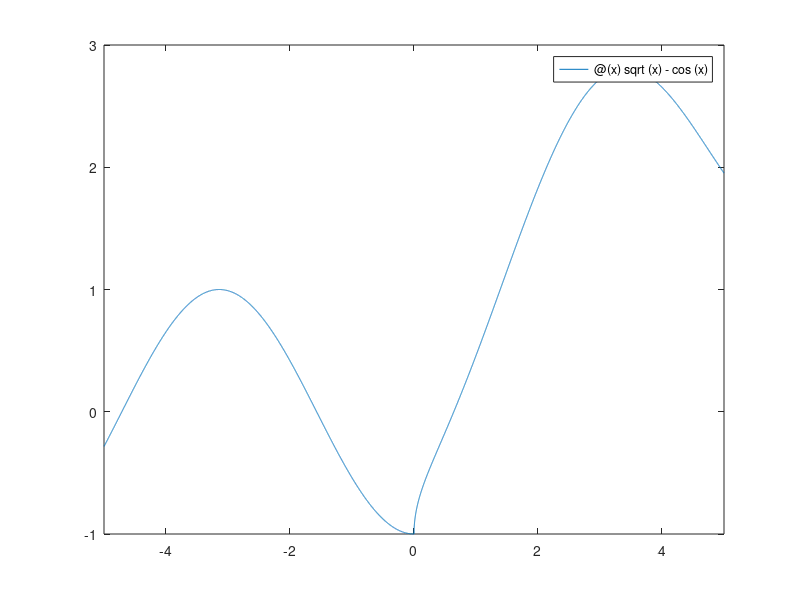

This chart was generated by the following MATLAB code: (Note: this script raises an error after producing the figure.)
%% 
% Question 1.a - bisection method

func1 = @(x) sqrt(x) - cos(x);

a1 = 0;
b1 = 1;

max_iter = 100;
tol = 1e-5;
%% 
% plotting the func1

figure
fplot(func1)
yline(0)
figure
fplot(func1, [0, 50])
yline(0)
%%
[root1, iter1, tab1] = bisection_method_function(...
    a1, b1, tol, max_iter, func1 ...
);
fprintf("Root: %.6f, Iterations: %d\n", root1, iter1)
disp(tab1)
%% 
% Question 1.b - bisection method

func2 = @(x) x.^4 - 2.*x.^3 - 4.*x.^2 + 4.*x + 4;

intervals = [-2, -1; -1, 0; 1, 2; 2, 3];
%%
figure
fplot(func2)
yline(0)
figure
fplot(func2, [-2, -1])
yline(0)
figure
fplot(func2, [-1, 0])
yline(0)
figure
fplot(func2, [1, 2])
yline(0)
figure
fplot(func2, [2, 3])
yline(0)
% 4 roots
%%
for interval = intervals'
    a = interval(1);
    b = interval(2);

    [root, iter, table] = bisection_method_function(...
        a, b, tol, max_iter, func2 ...
    );
    fprintf("Root: %.6f, Iterations: %d\n", root, iter)
    disp(table)
end
%% 
% Question 3.a - newton's method

func3 = @(x) x.^3 + 3.*x.^2 - 1;

p0_vect = [-2.5, -0.5, 0.5];
%%
figure
fplot(func3)
yline(0)
figure
fplot(func3, [-3, -2])
yline(0)
figure
fplot(func3, [-2, 0])
yline(0)
figure
fplot(func3, [0, 1])
yline(0) % 3 roots
%%
for p0 = p0_vect
    [root, iter, table] = newton_method_function(...
        p0, tol, max_iter, func3...
    );
    fprintf("Root: %.6f, Iterations: %d\n", root, iter)
    disp(table)
end
%% 
% Question 3.b - newton's method

func4 = @(x) exp(-x) - sin(x);

p0 = 0.25;
%%
figure
fplot(func4)
yline(0)
figure
fplot(func4, [0, 100])
yline(0)
ylim([-1, 1])
figure
fplot(func4, [0, 1])
yline(0)
figure
fplot(func4, [2.5, 3.5])
yline(0)
figure
fplot(func4, [5.5, 6.5])
yline(0)
figure
fplot(func4, [9, 10])
yline(0) % infinite roots
%%
[root4, iter4, table4] = newton_method_function(...
    p0, tol, max_iter, func4...
    );
fprintf("Root: %.6f, Iterations: %d\n", root4, iter4)
disp(table4)
